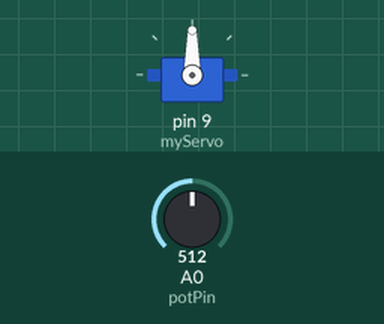
This sketch was run on a simulated Arduino Uno, built with avr-gcc and run on an emulated ATmega328P. On the bench: servo. The inputs (shaded band) are chosen by the test bench; at power-on: A0 (potPin) = 512.

Above: at 1.2 s.
1.3 s: A0 (potPin) set to 716
At 2.5 s:
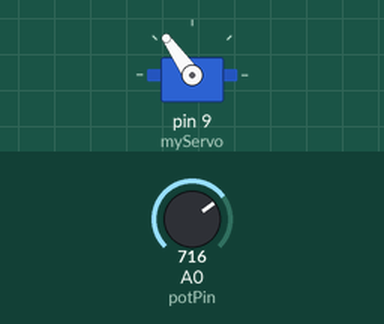
2.8 s: A0 (potPin) set to 900
At 3.3 s:
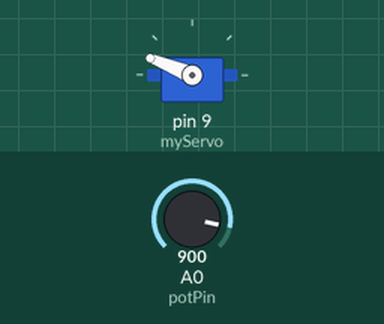
4.3 s: A0 (potPin) set to 1023
At 4.7 s:
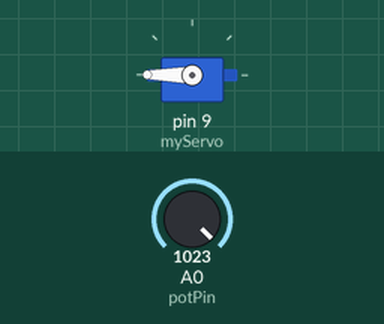
5.8 s: A0 (potPin) set to 306
At 6.8 s:
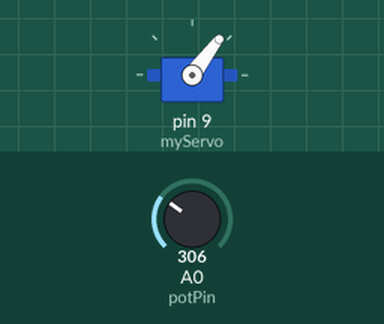
7.3 s: A0 (potPin) set to 122
At 8.2 s:
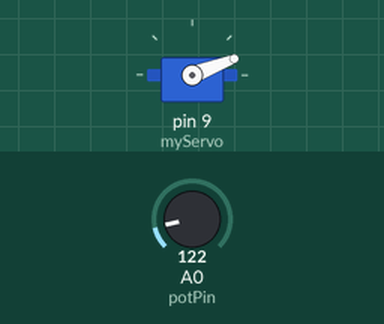
Timing chart, 0 to 9.8 s (numbered marks = the images above; inputs shaded):
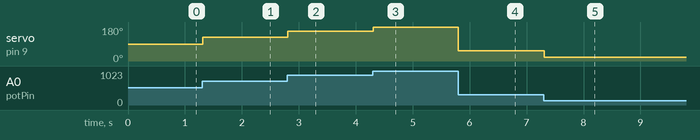

The sketch:

kendaliservo.ino
```cpp
#include <Servo.h>

Servo myServo;           // Membuat objek servo
const int potPin = A0;   // Pin analog untuk potensiometer
int potValue = 0;        // Variabel untuk menyimpan nilai potensiometer
int servoAngle = 0;      // Variabel untuk menyimpan sudut servo

void setup() {
  myServo.attach(9);     // Hubungkan servo ke pin digital 9
}

void loop() {
  // Baca nilai potensiometer (0 hingga 1023)
  potValue = analogRead(potPin);

  // Map nilai potensiometer menjadi nilai sudut servo (0 hingga 180 derajat)
  servoAngle = map(potValue, 0, 1023, 0, 180);

  // Atur sudut servo sesuai nilai yang sudah di-mapping
  myServo.write(servoAngle);

  delay(15); // Delay untuk menghindari pembacaan terlalu cepat
}
```

Measured:
- after the input at 1.3 s, servo on pin 9 (myServo): 90° → 125° at once
- after the input at 2.8 s, servo on pin 9 (myServo): 125° → 158° at once
- after the input at 4.3 s, servo on pin 9 (myServo): 158° → 180° at once
- after the input at 5.8 s, servo on pin 9 (myServo): 180° → 53° at once
- after the input at 7.3 s, servo on pin 9 (myServo): 53° → 21° at once
